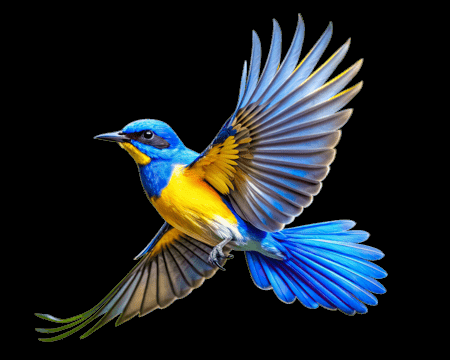
#> input picture bird1.png, 450 x 360 px
$ python color_image.py
#> lines starting #> are read from the running program, lines starting #| are printed output that depends on the picture; long printed decimals are rounded
import cv2
import pandas as pd
import matplotlib.pyplot as plt
from sklearn.model_selection import train_test_split
from sklearn.linear_model import LinearRegression
from sklearn.metrics import mean_squared_error, r2_score

# -------------------------------
# 1. LOAD & PREPARE IMAGE
# -------------------------------
img = cv2.imread("bird1.png")   #chnage here
#> img is the input picture: shape (360, 450, 3); mean B, G, R 38, 33.9, 28.1

if img is None:
    print("Error: Could not find image. Check the filename!")
else:
    # Convert BGR to RGB
    img_rgb = cv2.cvtColor(img, cv2.COLOR_BGR2RGB)

    # Flatten the channels
    R = img_rgb[:, :, 0].flatten()
    G = img_rgb[:, :, 1].flatten()
    B = img_rgb[:, :, 2].flatten()

    # Create DataFrame
    df = pd.DataFrame({'Red': R, 'Green': G, 'Blue': B})
#> df = table of 162000 rows and 3 columns

    # -------------------------------
    # SHOW FIRST AND LAST ROWS
    # -------------------------------
    print("--- First 5 Rows of the Dataset ---")
    print(df.head())
#|    Red  Green  Blue
#| 0    0      0     0
#| 1    0      0     0
#| 2    0      0     0
#| 3    0      0     0
#| 4    0      0     0

    print("\n--- Last 5 Rows of the Dataset ---")
    print(df.tail())
#|         Red  Green  Blue
#| 161995    0      0     0
#| 161996    0      0     0
#| 161997    0      0     0
#| 161998    0      0     0
#| 161999    0      0     0
    print("-" * 35)

    # -------------------------------
    # 2. COLOR HISTOGRAM
    # -------------------------------
    plt.figure(figsize=(10, 4))
    colors = ('r', 'g', 'b')
    for i, col in enumerate(colors):
        hist = cv2.calcHist([img_rgb], [i], None, [256], [0, 256])
        plt.plot(hist, color=col)

    plt.title("Color Histogram")
    plt.xlabel("Pixel Intensity")
    plt.ylabel("Frequency")
    plt.show()
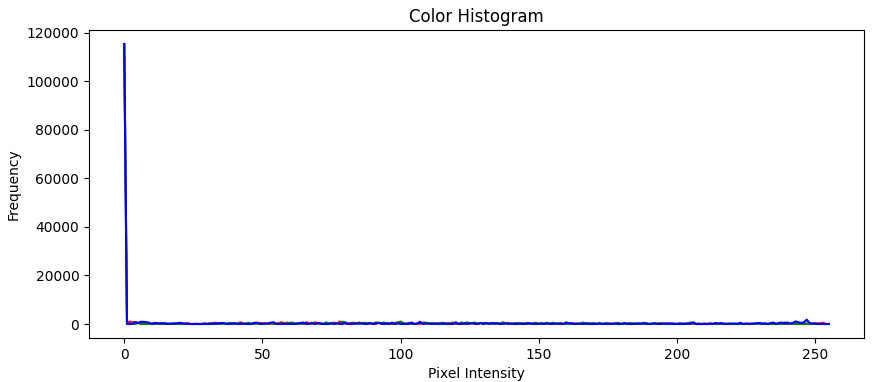
#> figure drawn by matplotlib, 1 panel; curve peaks at x = 0, y = 115394; curve peaks at x = 0, y = 115394; curve peaks at x = 0, y = 115394

    # -------------------------------
    # 3. SCATTER PLOT (DENSE OUTPUT)
    # -------------------------------
    plt.figure(figsize=(8, 6))

    # Using 25,000 samples to match the dense look in your image
    sample_size = 25000

    # Adjusting alpha and size (s) to get the "cloud" blending effect
    plt.scatter(R[:sample_size], G[:sample_size], c='red', label='R vs G', alpha=0.2, s=8)
    plt.scatter(R[:sample_size], B[:sample_size], c='blue', label='R vs B', alpha=0.2, s=8)
    plt.scatter(G[:sample_size], B[:sample_size], c='green', label='G vs B', alpha=0.2, s=8)

    plt.xlabel("Color Intensity")
    plt.ylabel("Color Intensity")
    plt.title("Scatter Plot of RGB Channels")

    # Set limits to full range 0-255
    plt.xlim(0, 255)
    plt.ylim(0, 255)

    plt.legend(loc='upper center', bbox_to_anchor=(0.5, 1.1), ncol=3)
    plt.show()
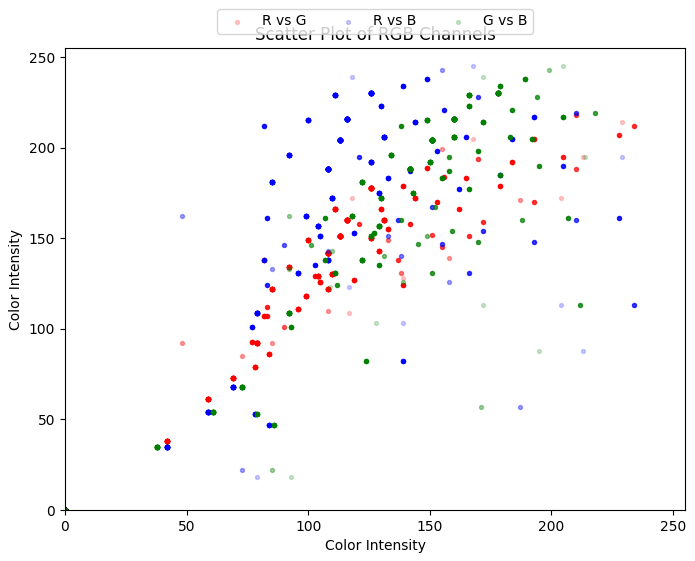
#> figure drawn by matplotlib, 1 panel

    # -------------------------------
    # 4. ML MODEL
    # -------------------------------
    X = df[['Blue', 'Green']]
#> X = table of 162000 rows and 2 columns
    y = df['Red']

    X_train, X_test, y_train, y_test = train_test_split(X, y, test_size=0.2, random_state=42)
#> X_train = table of 129600 rows and 2 columns; X_test = table of 32400 rows and 2 columns

    model = LinearRegression()
    model.fit(X_train, y_train)

    y_pred = model.predict(X_test)

    print("\n--- Model Evaluation ---")
    print(f"Mean Squared Error: {mean_squared_error(y_test, y_pred):.4f}")
#| Mean Squared Error: 312.1991
    print(f"R2 Score: {r2_score(y_test, y_pred):.4f}")
#| R2 Score: 0.9028
    print("\nFirst 5 Predicted Red Values:")
    print(y_pred[:5])
#| [  2.382   2.382   2.382  72.152 -40.102]
